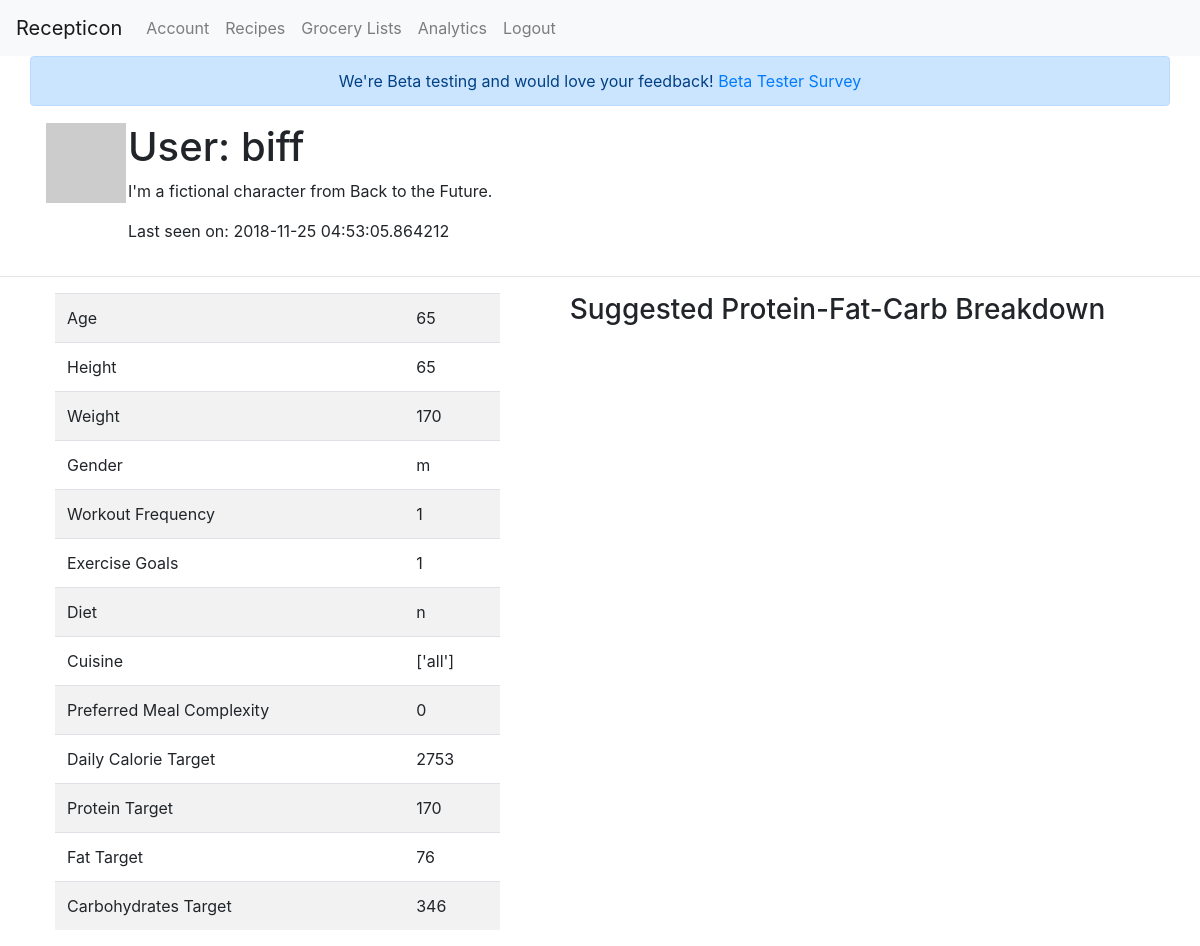
The app's page /user/biff (signed in), older data.
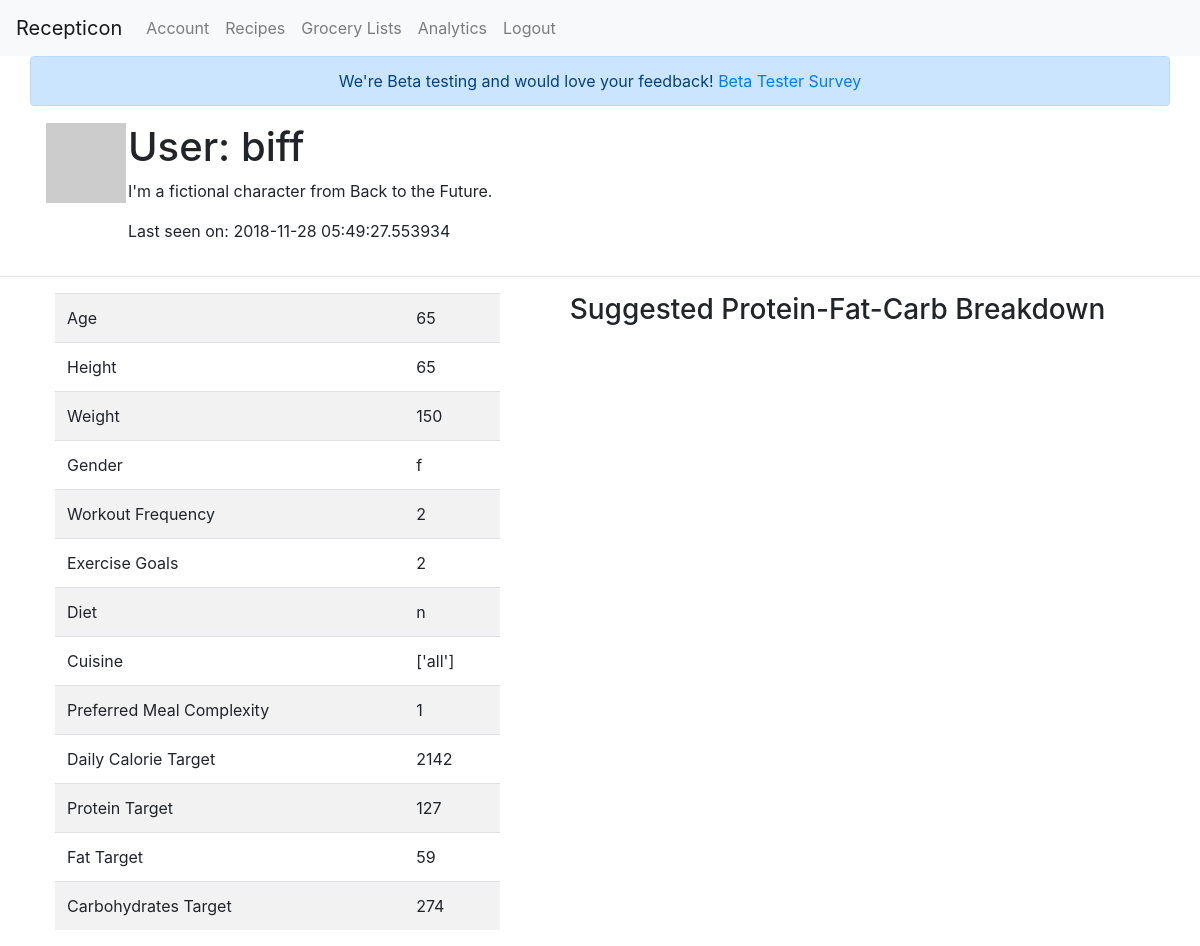
The same page, newer data.
### prototype/models.py (models this page shows, shortened)
class User(UserMixin, db.Model):
    id = db.Column(db.Integer, primary_key=True)
    username = db.Column(db.String(64), index=True, unique=True)
    email = db.Column(db.String(120), index=True, unique=True)
    password_hash = db.Column(db.String(128))
    current_list = db.Column(db.String(100))
    listdb = db.relationship('Listdb', backref='shopper', lazy='dynamic')
    about_me = db.Column(db.String(140))
    last_seen = db.Column(db.DateTime, default=datetime.utcnow)
    age = db.Column(db.Integer)
    height = db.Column(db.Integer)
    weight = db.Column(db.Integer)
    gender = db.Column(db.String(1))
    gym = db.Column(db.Integer)
    goals = db.Column(db.Integer)
    restrictions = db.Column(db.String(10))
    cuisine = db.Column(db.String(200))
    complexity = db.Column(db.Integer)
    daily_cal = db.Column(db.Integer)
    protein = db.Column(db.Integer)
    fat = db.Column(db.Integer)
    carb = db.Column(db.Integer)
    scores_fn = db.Column(db.String)
    def avatar(self,size):
        digest=md5(self.email.lower().encode('utf-8')).hexdigest()
        return 'https://gravatar.com/avatar/{}?d=retro&s={}'.format(digest,size)

### prototype/routes.py (the view)
@app.route('/user/<username>')
@login_required
def user(username):
    user = User.query.filter_by(username=username).first_or_404()
    return render_template('user.html', user=user)

### prototype/models.py (called while the page is built)
@login.user_loader
def load_user(id):
    return User.query.get(int(id))

### prototype/routes.py (called while the page is built)
@app.before_request
def before_request():
    if current_user.is_authenticated:
        current_user.last_seen = datetime.utcnow()
        db.session.commit()

### prototype/templates/user.html (shortened to what this page needs)
{% extends "base.html" %}
{% block content %}
    <div class='container'>
      <div class='row'>
        <div class='col-sm-12'>
          <table>
            <tr valign="top">
              <td><img src="{{ user.avatar(128) }}"></td>
              <td>
                <h1>User: {{ user.username }}</h1>
                {% if user.about_me %}<p>{{user.about_me}}</p>{% endif %}
                {% if user.last_seen %}<p>Last seen on: {{ user.last_seen }}</p>{% endif %}
              </td>
            </tr>
          </table>
        </div>
      </div>
    </div>
    <hr>
    <div class='container'>
      <div class='row'>
        <div class="col-sm-5">
          <table class='table table-striped' style='margin-left:10px'>
            <tr><td>Age</td><td>{{user.age}}</td></tr>
            <tr><td>Height</td><td>{{user.height}}</td></tr>
            <tr><td>Weight</td><td>{{user.weight}}</td></tr>
            <tr><td>Gender</td><td>{{user.gender}}</td></tr>
            <tr><td>Workout Frequency</td><td>{{user.gym}}</td></tr>
            <tr><td>Exercise Goals</td><td>{{user.goals}}</td></tr>
            <tr><td>Diet</td><td>{{user.restrictions}}</td></tr>
            <tr><td>Cuisine</td><td>{{user.cuisine}}</td></tr>
            <tr><td>Preferred Meal Complexity</td><td>{{user.complexity}}</td></tr>
            <tr><td>Daily Calorie Target</td><td>{{user.daily_cal}}</td></tr>
            <tr><td>Protein Target</td><td>{{user.protein}}</td></tr>
            <tr><td>Fat Target</td><td>{{user.fat}}</td></tr>
            <tr><td>Carbohydrates Target</td><td>{{user.carb}}</td></tr>
          </table>
        </div>
        <div id='col-right' class='col-sm-7'>
          <h3 align="center">Suggested Protein-Fat-Carb Breakdown</h3>
        </div>
      </div>
    </div>
{% endblock %}

Row changes from the older to the newer data that the page shows:
changed User "biff": last_seen "2018-11-25 04:53:05.864212" → "2018-11-28 05:49:27.553934"; weight "170" → "150"; gender "m" → "f"; gym "1" → "2"; goals "1" → "2"; complexity "0" → "1"; daily_cal "2753" → "2142"; protein "170" → "127"; fat "76" → "59"; carb "346" → "274"
